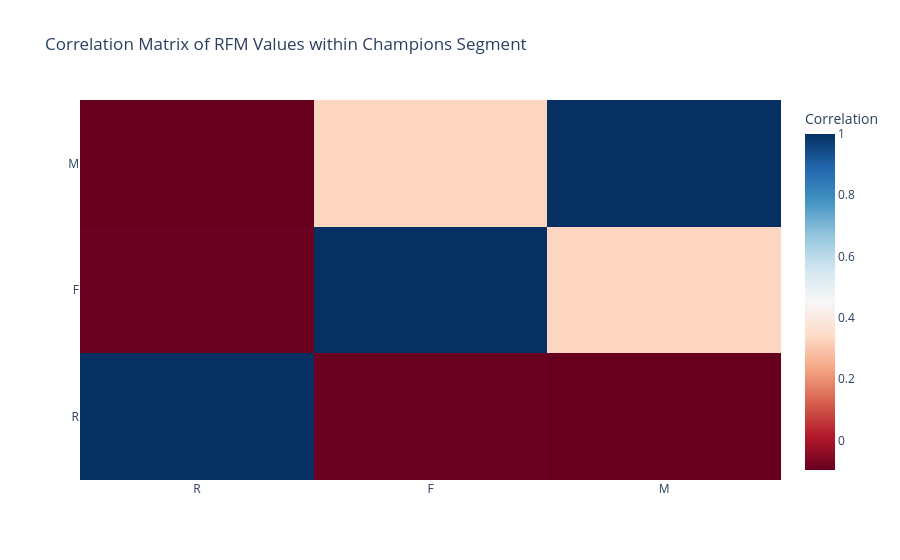

This figure's notebook cell:
### Code cell
fig_heatmap = go.Figure(data=go.Heatmap(
                 z=correlation_matrix.values,
                 x=correlation_matrix.columns,
                 y=correlation_matrix.columns,
                 colorscale='RdBu',
                 colorbar=dict(title='Correlation')))

fig_heatmap.update_layout(title='Correlation Matrix of RFM Values within Champions Segment')

# Display the heatmap
fig_heatmap.show()
fig_heatmap.write_image('rfm_correlation_heatmap.png', scale=2)

### Figure 1 — Plotly figure (JSON) as saved in the notebook; plotly's stock layout.template omitted (floating-point values rounded to 4 significant figures)
{"data": [{"colorbar": {"title": {"text": "Correlation"}}, "colorscale": [[0, "rgb(103,0,31)"], [0.1, "rgb(178,24,43)"], [0.2, "rgb(214,96,77)"], [0.3, "rgb(244,165,130)"], [0.4, "rgb(253,219,199)"], [0.5, "rgb(247,247,247)"], [0.6, "rgb(209,229,240)"], [0.7, "rgb(146,197,222)"], [0.8, "rgb(67,147,195)"], [0.9, "rgb(33,102,172)"], [1, "rgb(5,48,97)"]], "type": "heatmap", "x": ["R", "F", "M"], "y": ["R", "F", "M"], "z": [[1, -0.08985, -0.09641], [-0.08985, 1, 0.3318], [-0.09641, 0.3318, 1]]}], "layout": {"title": {"text": "Correlation Matrix of RFM Values within Champions Segment"}}}
